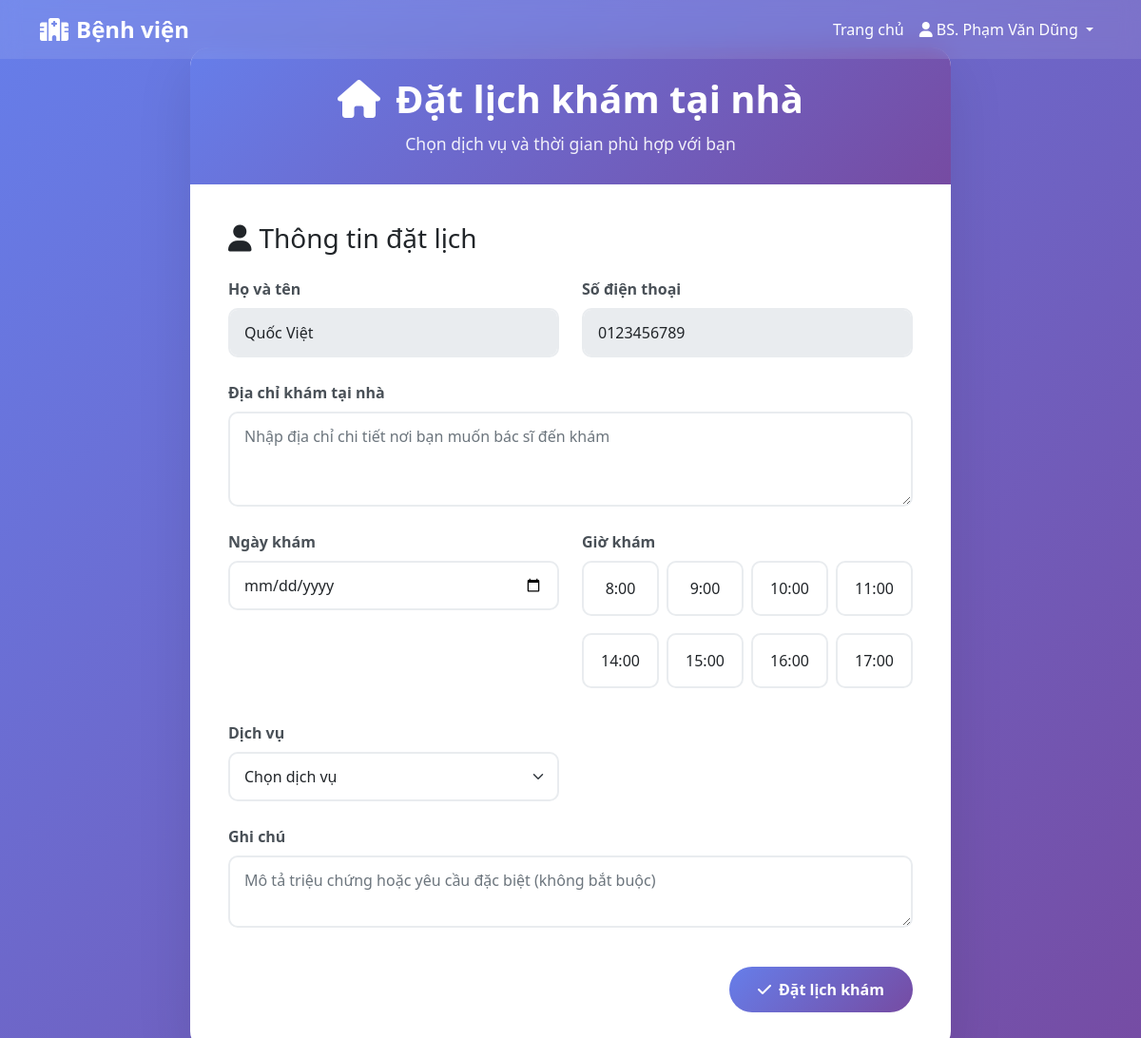
Before: /Views/appointment/home_visit_booking.php (signed in) with the older database file.
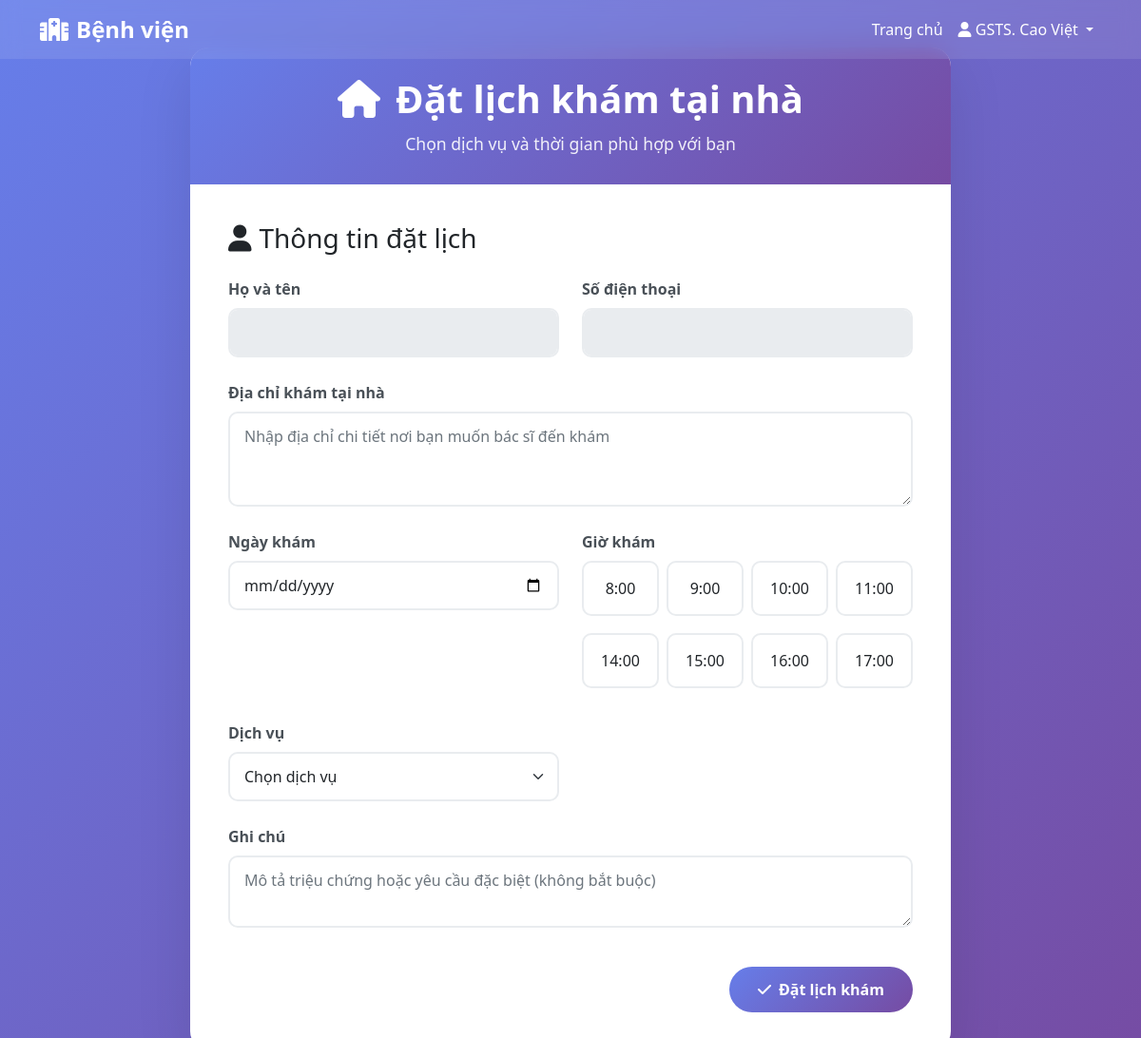
After: the same page with the newer database file.
### tables this page shows
CREATE TABLE `bac_si` (
  `id` int NOT NULL,
  `ten` varchar(255) NOT NULL,
  `email` varchar(255) NOT NULL,
  `mat_khau` varchar(255) NOT NULL,
  `so_dien_thoai` varchar(20) DEFAULT NULL,
  `chuyen_khoa_id` int DEFAULT NULL,
  `chuyen_khoa` varchar(100) DEFAULT NULL,
  `so_giay_phep` varchar(50) DEFAULT NULL,
  `so_nam_kinh_nghiem` int DEFAULT '0',
  `ngay_tao` timestamp NOT NULL DEFAULT CURRENT_TIMESTAMP,
  `ngay_cap_nhat` timestamp NOT NULL DEFAULT CURRENT_TIMESTAMP ON UPDATE CURRENT_TIMESTAMP,
  `hinh_anh` varchar(255) DEFAULT NULL,
  `face_encoding` text COMMENT 'Face encoding dạng JSON array',
  `face_encoding_updated` timestamp NULL DEFAULT NULL COMMENT 'Thời gian cập nhật face encoding'
);

CREATE TABLE `benh_nhan` (
  `id` int NOT NULL,
  `ten` varchar(255) NOT NULL,
  `email` varchar(255) NOT NULL,
  `mat_khau` varchar(255) NOT NULL,
  `so_dien_thoai` varchar(20) DEFAULT NULL,
  `phone_verified` tinyint(1) NOT NULL DEFAULT '0',
  `bao_hiem_y_te` varchar(50) DEFAULT NULL,
  `bao_hiem_y_te_id` int DEFAULT NULL,
  `ngay_sinh` date DEFAULT NULL,
  `gioi_tinh` enum('Nam','Nữ','Khác') DEFAULT NULL,
  `dia_chi` text,
  `cccd` varchar(12) DEFAULT NULL COMMENT 'Căn cước công dân (12 số)',
  `ngay_tao` timestamp NOT NULL DEFAULT CURRENT_TIMESTAMP,
  `ngay_cap_nhat` timestamp NOT NULL DEFAULT CURRENT_TIMESTAMP ON UPDATE CURRENT_TIMESTAMP,
  `ma_benh_nhan` varchar(20) DEFAULT NULL
);

### Views/layouts/layout_helper.php (called while the page is built, shortened)
<?php
function getCurrentUserContext()
{
$defaults = ['id' => null, 'role' => '', 'name' => '', 'email' => ''];
try {
require_once 'Controllers/AuthController.php';
if (class_exists('AuthController')) {
$a = new AuthController();
if (method_exists($a, 'resolveCurrentUserContext')) {
$ctx = $a->resolveCurrentUserContext();
if (is_array($ctx) && !empty($ctx)) return array_merge($defaults, $ctx);
}
}
} catch (Exception $e) {
}
return [
'id' => $_SESSION['user_id'] ?? null,
'role' => '',
'name' => '',
'email' => '',
];
}

### Controllers/AuthController.php (called while the page is built, shortened)
<?php
require_once 'Models/Doctor.php';
require_once 'Models/Patient.php';
class AuthController
{
    private function resolveUserByFallback($uid): ?array
    {
        try {
            $doc = new Doctor();
            $d = $doc->getById($uid);
            if ($d) {
                $spec = isset($d['chuyen_khoa_id']) ? (int)$d['chuyen_khoa_id'] : 0;
                $role = ($spec === 16) ? 'xray_doctor' : (($spec === 18) ? 'sieuam_doctor' : 'doctor');
                return [
                    'role' => $role,
                    'name' => $d['ten'] ?? '',
                    'email' => $d['email'] ?? '',
                    'chuyen_khoa_id' => $spec
                ];
            }
        } catch (Exception $e) {
        }
        return null;
    }
    public function resolveCurrentUserContext(): array
    {
        $cached = ['id' => null, 'role' => '', 'name' => '', 'email' => '', 'chuyen_khoa_id' => null];
        $uid = $_SESSION['user_id'] ?? null;
        $cached['id'] = (int)$uid;
        $sessionRole = $_SESSION['user_role'] ?? '';
        $result = $this->resolveUserByFallback($uid);
        if ($result) {
            $cached = array_merge($cached, $result);
        }
        return $cached;
    }
}

### config/database.php (called while the page is built, shortened)
<?php
class Database
{
    private $host;
    private $db_name;
    private $username;
    private $password;
    public function __construct()
    {
        $this->host = $_ENV['DB_HOST'] ?? getenv('DB_HOST') ?? 'localhost';
        $this->db_name = $_ENV['DB_NAME'] ?? getenv('DB_NAME') ?? 'clinic-management';
        $this->username = $_ENV['DB_USER'] ?? getenv('DB_USER') ?? 'root';
        $this->password = $_ENV['DB_PASS'] ?? getenv('DB_PASS') ?? '';
    }
    private function loadEnvFile()
    {
        $envFile = __DIR__ . '/../.env';
    }
    public function getConnection()
    {
        $this->conn = null;
        try {
            $this->conn = new PDO("mysql:host=" . $this->host . ";dbname=" . $this->db_name, $this->username, $this->password);
            $this->conn->exec("set names utf8");
            $this->conn->setAttribute(PDO::ATTR_ERRMODE, PDO::ERRMODE_EXCEPTION);
            $this->conn->exec("SET time_zone = '+07:00'");
        } catch (PDOException $exception) {
            error_log("Database connection error: " . $exception->getMessage());
            echo "Database connection failed. Please try again later.";
        }
        return $this->conn;
    }
}

### Models/User.php (called while the page is built, shortened)
<?php
require_once 'config/database.php';
class User
{
    public function __construct()
    {
        $database = new Database();
        $this->conn = $database->getConnection();
    }
}

### Models/Doctor.php (called while the page is built, shortened)
<?php
require_once 'Models/User.php';
class Doctor extends User
{
    public function __construct()
    {
        $this->table_name = "bac_si";
    }
    public function getById(int $id): ?array
    {
        $query = "SELECT bs.id, bs.ten, bs.email, bs.so_dien_thoai,
                         ck.ten AS chuyen_khoa, bs.so_giay_phep, bs.so_nam_kinh_nghiem, bs.mat_khau, bs.ngay_tao, bs.ngay_cap_nhat, bs.hinh_anh
                  FROM " . $this->table_name . " bs
                  LEFT JOIN chuyen_khoa ck ON ck.id = bs.chuyen_khoa_id
                  WHERE bs.id = :id";
        $stmt = $this->conn->prepare($query);
        $stmt->bindParam(":id", $id);
        $stmt->execute();
        $row = $stmt->fetch(PDO::FETCH_ASSOC);
        return $row ?: null;
    }
}

### Models/Patient.php (called while the page is built, shortened)
<?php
require_once 'Models/User.php';
class Patient extends User
{
    public function __construct()
    {
        $this->table_name = "benh_nhan";
    }
    public function getById($id)
    {
        $query = "SELECT id, ten, email, so_dien_thoai, ngay_sinh, gioi_tinh, dia_chi, cccd, mat_khau, ngay_tao, ngay_cap_nhat, bao_hiem_y_te, bao_hiem_y_te_id FROM " . $this->table_name . " WHERE id = :id";
        $stmt = $this->conn->prepare($query);
        $stmt->bindParam(":id", $id);
        $stmt->execute();
        return $stmt->fetch(PDO::FETCH_ASSOC);
    }
}

### Views/appointment/home_visit_booking.php (the view, shortened to what the changed rows need)
<?php
require_once 'config/database.php';
require_once 'Models/Patient.php';
require_once 'Views/layouts/layout_helper.php';
$ctx = getCurrentUserContext();
$patient = new Patient();
$patient_info = $patient->getById($ctx['id']);
?>
<!DOCTYPE html>
<html lang="vi">
<head>
    <link href="https://cdn.jsdelivr.net/npm/bootstrap@5.1.3/dist/css/bootstrap.min.css" rel="stylesheet">
    <link href="https://cdnjs.cloudflare.com/ajax/libs/font-awesome/6.0.0/css/all.min.css" rel="stylesheet">
</head>
<body>
    <nav class="navbar navbar-expand-lg fixed-top">
        <div class="container">
            <div class="collapse navbar-collapse" id="navbarNav">
                <ul class="navbar-nav ms-auto">
                    <?php if ($ctx['id']): ?>
                        <li class="nav-item dropdown">
                            <a class="nav-link dropdown-toggle" href="#" role="button" data-bs-toggle="dropdown">
                                <i class="fas fa-user"></i>
                                <?php echo htmlspecialchars(($ctx['name'] ?? 'Người dùng'), ENT_QUOTES, 'UTF-8'); ?>
                            </a>
                        </li>
                    <?php endif; ?>
                </ul>
            </div>
        </div>
    </nav>
    <div class="booking-container">
        <div class="booking-header">
            <h1><i class="fas fa-home me-3"></i>Đặt lịch khám tại nhà</h1>
        </div>
        <div class="booking-content">
            <form id="home-visit-form">
                <div class="row">
                    <div class="col-md-6">
                        <div class="form-group">
                            <label class="form-label">Họ và tên</label>
                            <input type="text" class="form-control" id="patient-name"
                                value="<?php echo htmlspecialchars($patient_info['ten']); ?>" readonly>
                        </div>
                    </div>
                    <div class="col-md-6">
                        <div class="form-group">
                            <label class="form-label">Số điện thoại</label>
                            <input type="tel" class="form-control" id="patient-phone"
                                value="<?php echo htmlspecialchars($patient_info['so_dien_thoai']); ?>" readonly>
                        </div>
                    </div>
                </div>
            </form>
        </div>
    </div>
</body>
</html>

Changed rows visible on the page:
removed benh_nhan: ten "Quốc Việt", so_dien_thoai "0123456789"
changed bac_si: ten "BS. Phạm Văn Dũng" → "GSTS. Cao Việt"
